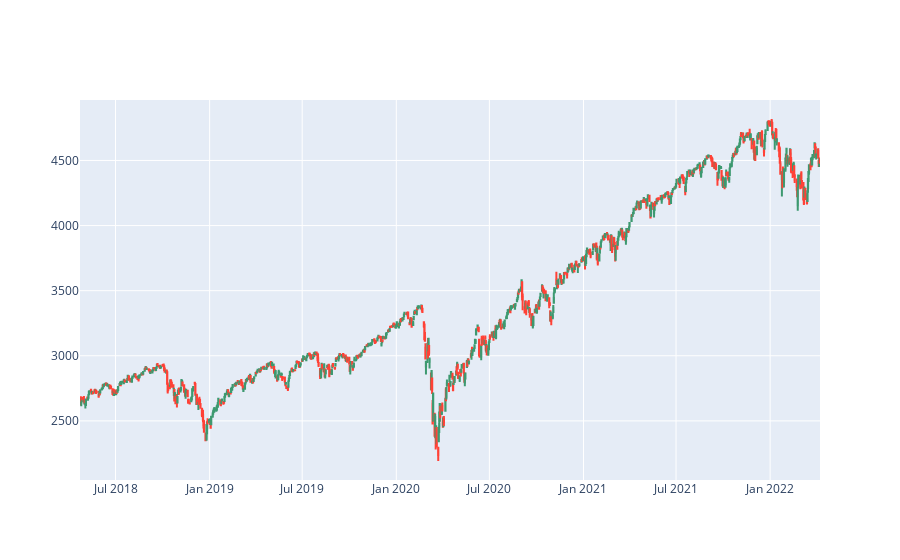

Notebook code for this chart:
### Code cell
fig = go.Figure(data=[go.Candlestick(x=hist.index, open=hist.Open, close=hist.Close, high=hist.High, low=hist.Low)])
fig.update_layout(xaxis_rangeslider_visible=False)
fig.show()

### Figure 1 — Plotly figure (JSON) as saved in the notebook; plotly's stock layout.template omitted (floating-point values rounded to 4 significant figures; data arrays with more than 128 entries replaced by an {"elided": "..."} marker saying what was removed)
{"data": [{"close": {"elided": "1000 float values"}, "high": {"elided": "1000 float values"}, "low": {"elided": "1000 float values"}, "open": {"elided": "1000 float values"}, "type": "candlestick", "x": {"elided": "1000 str values"}}], "layout": {"xaxis": {"rangeslider": {"visible": false}}}}
